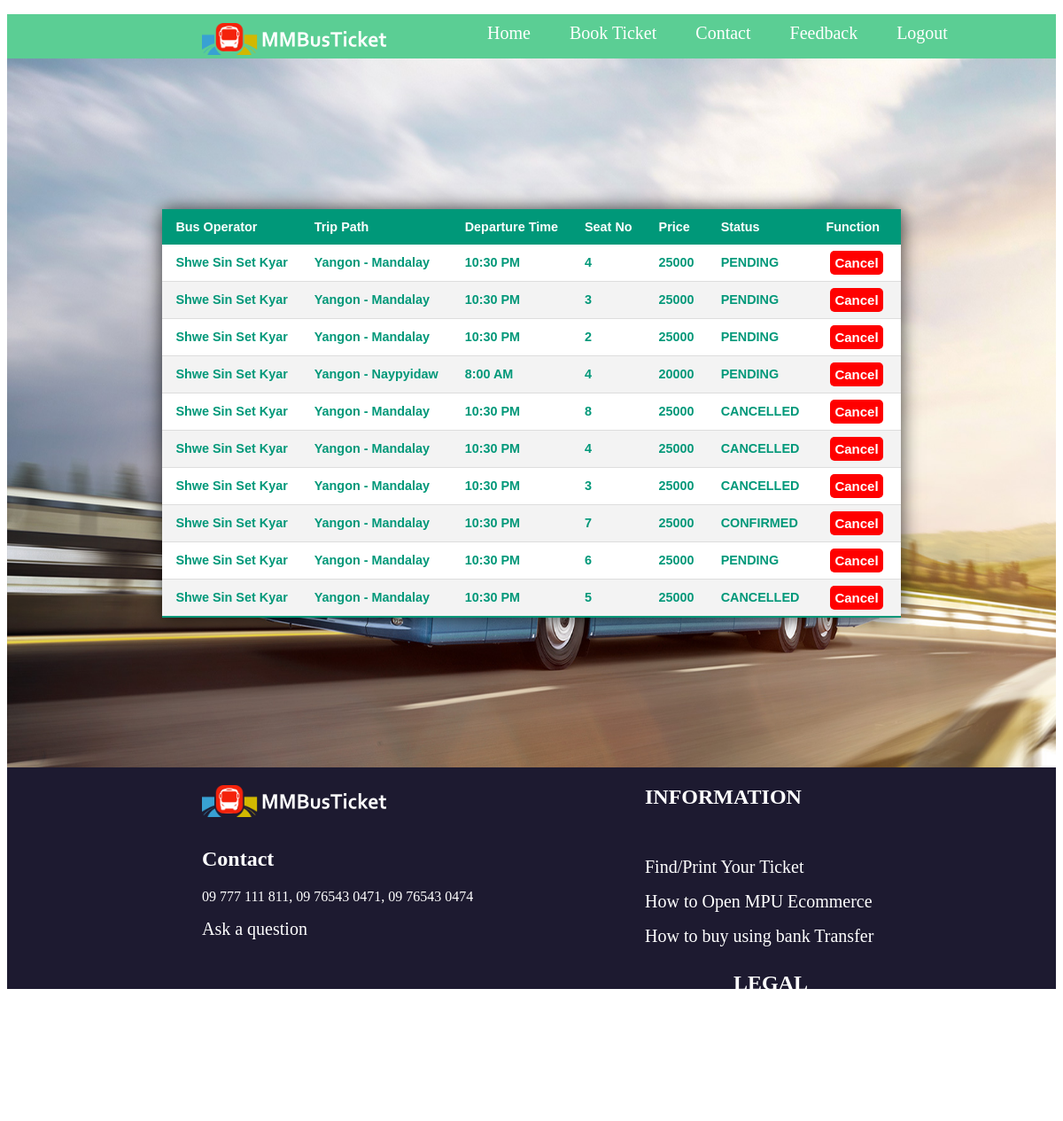
The page /look_book_ticket.php (signed in) on the database its author committed.
### tables this page shows
CREATE TABLE `booking_info` (
  `tid` int(6) NOT NULL,
  `uid` int(6) NOT NULL,
  `bid` int(6) NOT NULL,
  `seat_no` int(2) NOT NULL,
  `status` varchar(255) NOT NULL,
  `b_date` varchar(255) NOT NULL,
  `b_time` varchar(255) NOT NULL
);

CREATE TABLE `bus_info` (
  `id` int(6) NOT NULL,
  `bus_name` varchar(255) NOT NULL,
  `r_from` varchar(255) NOT NULL,
  `r_to` varchar(255) NOT NULL,
  `d_time` varchar(255) NOT NULL,
  `price` int(6) NOT NULL,
  `logo` varchar(255) NOT NULL,
  `seat` int(2) NOT NULL,
  `route` varchar(255) NOT NULL
);

### look_book_ticket.php (the view, shortened to what this page needs)
<?php
include "configure.php";
$uid = $_SESSION['uid'];
$sql = "SELECT * FROM `booking_info` AS `bi` LEFT JOIN `bus_info` ON `bi`.`bid` = `bus_info`.`id` WHERE `bi`.`uid` = ? ORDER BY `bi`.`tid` DESC LIMIT 10";
$stmt = $connection->prepare($sql);
$stmt->execute([$uid]);
?>
<!DOCTYPE html>
<html>
<head>
  <link rel="stylesheet" type="text/css" href="index.css">
  <link rel="stylesheet" type="text/css" href="look_book_ticket.css">
</head>
<body>
<header>
      <div id="noti">
          <div id="logo">
              <img src="images/logo.png">
          </div>
        <div>
          <ul>
            <li><a href="index.php">Home</a></li>
            <li><a href="look_book_ticket.php">Book Ticket</a></li>
            <li><a href="contact.php">Contact</a></li>
            <li><a href="feedback.php">Feedback</a></li>
            <li><a href="auth.php?s=<?php echo isset($_SESSION['uid']) ? 'logout' :'login'; ?>"><?php echo isset($_SESSION['uid']) ? 'Logout' :'Login'; ?></a></li>
          </ul>
        </div>
      </div>
  </header>
    <div id="booking_body">
        <table class="styled-table">
            <thead>
                <tr>
                    <th>Bus Operator</th>
                    <th>Trip Path</th>
                    <th>Departure Time</th>
                    <th>Seat No</th>
                    <th>Price</th>
                    <th>Status</th>
                    <th>Function</th>
                </tr>
            </thead>
            <tbody>
<?php
     while($user = $stmt->fetch()){
?>
                <tr>
                    <td><?php echo $user['bus_name']; ?></td>
                    <td><?php echo $user['route']; ?></td>
                    <td><?php echo $user['d_time']; ?></td>
                    <td><?php echo $user['seat_no']; ?></td>
                    <td><?php echo $user['price']; ?></td>
                    <td><?php echo $user['status']; ?></td>
                    <td>
                        <a onclick="return confirm('Do you want to cancel booking?')" href="booking_cancel.php?tid=<?php echo $user['tid'];?>&status=<?php echo $user['status']; ?>" id = "delete-btn" >Cancel</a>
                        </td>
                </tr>
<?php
    }
?>
            </tbody>
        </table>
    </div>
  <footer>
      <div id="footer">
          <div id="footer-contact">
              <div id="footer-logo"></diV>
              <div id="contact">
                  <h2>Contact</h2>
                  <p>09 777 111 811, 09 76543 0471, 09 76543 0474</p>
                  <p><a herf="About.html">Ask a question</a></p>
              </div>
          </div>
          <div id="footer-info">
              <h2>INFORMATION</h2><br>
              <p><a herf="#">Find/Print Your Ticket</a></p>
              <p><a herf="#">How to Open MPU Ecommerce</a></p>
              <p><a her="#">How to buy using bank Transfer</a></p>
          </div>
          <div id="footer-legal">
              <h2>LEGAL</h2><br>
              <p><a herf="termscondition.html">Terms & Conditions</a></p>
              <p><a herf="#">Privacy Policy</a></p>
          </div>
      </div>
  </footer>
</body>
</html>

### index.css (style rules this page uses)
#noti { width: 100%; height: 50px; background-color: rgb(91, 206, 148); }
#logo { width: 200px; height: 40px; float: left; margin-left: 220px; margin-top: 10px; }
ul { text-align: center; }
ul li { display: inline-block; vertical-align: top; padding: 10px 20px; cursor: pointer; position: relative; }
a { text-decoration: none; color: #ffffff; font-size: 20px; transition: all .2s; }
#footer { width: 100%; height: 250px; background-color: #1d1a30; }
#footer-contact { width: 400px; height: 230px; margin-left: 220px; padding-top: 20px; float: left; }
#footer-logo { width: 400px; height: 50px; background-image: url(images/mmbusticket-hor-sm-dark.png); background-repeat: no-repeat; }
#contact { width: 400px; height: 150px; color: white; }
#footer-info { width: 300px; height: 210px; float: left; margin-left: 100px; color: #fff; }
#footer-legal { width: 200px; height: 250px; margin-left: 200px; float: left; color: white; }

### look_book_ticket.css (style rules this page uses)
#booking_body { width: 100%; height: 800px; background-image: url(images/booklookbackground.jpg); background-size: 100% 100%; display: flex; justify-content: center; align-items: center; }
#delete-btn { text-decoration:none; background-color: rgb(255, 0, 0); padding:5px 5px 5px 5px; border-radius:5px; color:#ffffff; margin:5px; font-size: 15px; }
.styled-table { border-collapse: collapse; margin: 25px 0; font-size: 0.9em; font-family: sans-serif; min-width: 400px; box-shadow: 0 0 20px rgba(0, 0, 0, 0.76); }
.styled-table thead tr { background-color: #009879; color: #ffffff; text-align: left; }
.styled-table th, .styled-table td { padding: 12px 15px; }
.styled-table tbody tr { border-bottom: 1px solid #dddddd; font-weight: bold; color: #009879; background-color: white; }
.styled-table tbody tr:nth-of-type(even) { background-color: #f3f3f3; }
.styled-table tbody tr:last-of-type { border-bottom: 2px solid #009879; }

### rows shown on the page
booking_info: bus_info.bus_name "Shwe Sin Set Kyar", bus_info.route "Yangon - Mandalay", bus_info.d_time "10:30 PM", seat_no "4", bus_info.price "25000", status "PENDING"
booking_info: bus_info.bus_name "Shwe Sin Set Kyar", bus_info.route "Yangon - Mandalay", bus_info.d_time "10:30 PM", seat_no "3", bus_info.price "25000", status "PENDING"
booking_info: bus_info.bus_name "Shwe Sin Set Kyar", bus_info.route "Yangon - Mandalay", bus_info.d_time "10:30 PM", seat_no "2", bus_info.price "25000", status "PENDING"
booking_info: bus_info.bus_name "Shwe Sin Set Kyar", bus_info.route "Yangon - Naypyidaw", bus_info.d_time "8:00 AM", seat_no "4", bus_info.price "20000", status "PENDING"
booking_info: bus_info.bus_name "Shwe Sin Set Kyar", bus_info.route "Yangon - Mandalay", bus_info.d_time "10:30 PM", seat_no "8", bus_info.price "25000", status "CANCELLED"
booking_info: bus_info.bus_name "Shwe Sin Set Kyar", bus_info.route "Yangon - Mandalay", bus_info.d_time "10:30 PM", seat_no "4", bus_info.price "25000", status "CANCELLED"
booking_info: bus_info.bus_name "Shwe Sin Set Kyar", bus_info.route "Yangon - Mandalay", bus_info.d_time "10:30 PM", seat_no "3", bus_info.price "25000", status "CANCELLED"
booking_info: bus_info.bus_name "Shwe Sin Set Kyar", bus_info.route "Yangon - Mandalay", bus_info.d_time "10:30 PM", seat_no "7", bus_info.price "25000", status "CONFIRMED"
booking_info: bus_info.bus_name "Shwe Sin Set Kyar", bus_info.route "Yangon - Mandalay", bus_info.d_time "10:30 PM", seat_no "6", bus_info.price "25000", status "PENDING"
booking_info: bus_info.bus_name "Shwe Sin Set Kyar", bus_info.route "Yangon - Mandalay", bus_info.d_time "10:30 PM", seat_no "5", bus_info.price "25000", status "CANCELLED"
